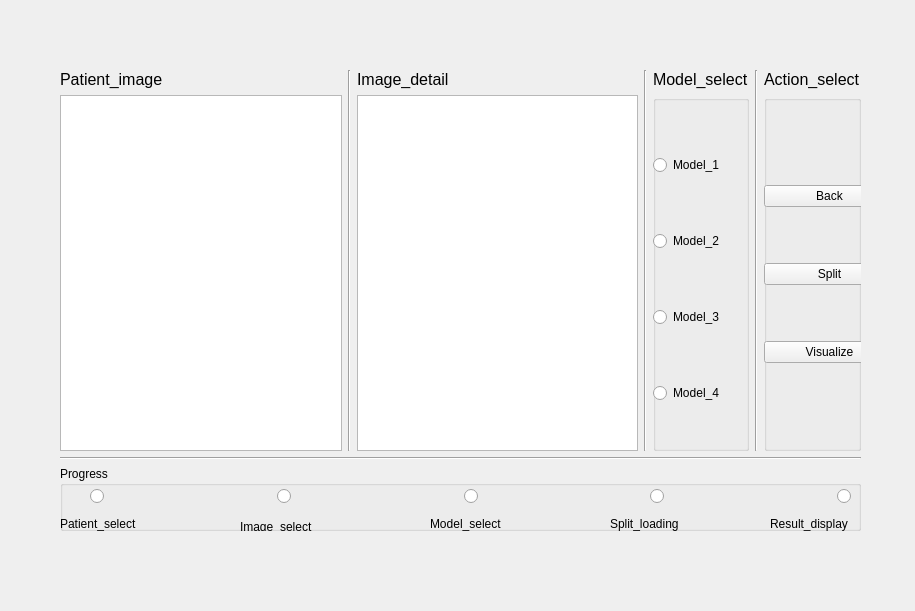
<?xml version="1.0" encoding="UTF-8"?>
<ui version="4.0">
 <class>Form</class>
 <widget class="QWidget" name="Form">
  <property name="geometry">
   <rect>
    <x>0</x>
    <y>0</y>
    <width>915</width>
    <height>611</height>
   </rect>
  </property>
  <property name="windowTitle">
   <string>Form</string>
  </property>
  <widget class="QWidget" name="">
   <property name="geometry">
    <rect>
     <x>40</x>
     <y>50</y>
     <width>841</width>
     <height>501</height>
    </rect>
   </property>
   <layout class="QVBoxLayout" name="verticalLayout_6" stretch="6,1">
    <property name="leftMargin">
     <number>20</number>
    </property>
    <property name="topMargin">
     <number>20</number>
    </property>
    <property name="rightMargin">
     <number>20</number>
    </property>
    <property name="bottomMargin">
     <number>20</number>
    </property>
    <item>
     <layout class="QVBoxLayout" name="verticalLayout_5">
      <item>
       <layout class="QHBoxLayout" name="horizontalLayout">
        <item>
         <layout class="QVBoxLayout" name="verticalLayout">
          <item>
           <widget class="QLabel" name="label">
            <property name="text">
             <string>&lt;html&gt;&lt;head/&gt;&lt;body&gt;&lt;p&gt;&lt;span style=&quot; font-size:12pt;&quot;&gt;Patient_image&lt;/span&gt;&lt;/p&gt;&lt;/body&gt;&lt;/html&gt;</string>
            </property>
           </widget>
          </item>
          <item>
           <widget class="QListWidget" name="listWidget_1"/>
          </item>
         </layout>
        </item>
        <item>
         <widget class="Line" name="line">
          <property name="orientation">
           <enum>Qt::Vertical</enum>
          </property>
         </widget>
        </item>
        <item>
         <layout class="QVBoxLayout" name="verticalLayout_2">
          <item>
           <widget class="QLabel" name="label_2">
            <property name="text">
             <string>&lt;html&gt;&lt;head/&gt;&lt;body&gt;&lt;p&gt;&lt;span style=&quot; font-size:12pt;&quot;&gt;Image_detail&lt;/span&gt;&lt;/p&gt;&lt;/body&gt;&lt;/html&gt;</string>
            </property>
           </widget>
          </item>
          <item>
           <widget class="QListWidget" name="listWidget_2"/>
          </item>
         </layout>
        </item>
        <item>
         <widget class="Line" name="line_2">
          <property name="orientation">
           <enum>Qt::Vertical</enum>
          </property>
         </widget>
        </item>
        <item>
         <layout class="QVBoxLayout" name="verticalLayout_3" stretch="0,1">
          <item>
           <widget class="QLabel" name="label_3">
            <property name="text">
             <string>&lt;html&gt;&lt;head/&gt;&lt;body&gt;&lt;p&gt;&lt;span style=&quot; font-size:12pt;&quot;&gt;Model_select&lt;/span&gt;&lt;/p&gt;&lt;/body&gt;&lt;/html&gt;</string>
            </property>
           </widget>
          </item>
          <item>
           <widget class="QGroupBox" name="groupBox_3">
            <property name="title">
             <string/>
            </property>
            <widget class="QWidget" name="">
             <property name="geometry">
              <rect>
               <x>0</x>
               <y>10</y>
               <width>117</width>
               <height>351</height>
              </rect>
             </property>
             <layout class="QVBoxLayout" name="verticalLayout_8" stretch="1,1,1,1">
              <item>
               <widget class="QRadioButton" name="model_select_4">
                <property name="text">
                 <string>Model_1</string>
                </property>
               </widget>
              </item>
              <item>
               <widget class="QRadioButton" name="model_select_3">
                <property name="text">
                 <string>Model_2</string>
                </property>
               </widget>
              </item>
              <item>
               <widget class="QRadioButton" name="model_select_2">
                <property name="text">
                 <string>Model_3</string>
                </property>
               </widget>
              </item>
              <item>
               <widget class="QRadioButton" name="model_select_1">
                <property name="text">
                 <string>Model_4</string>
                </property>
               </widget>
              </item>
             </layout>
            </widget>
           </widget>
          </item>
         </layout>
        </item>
        <item>
         <widget class="Line" name="line_3">
          <property name="orientation">
           <enum>Qt::Vertical</enum>
          </property>
         </widget>
        </item>
        <item>
         <layout class="QVBoxLayout" name="verticalLayout_4" stretch="0,1">
          <item>
           <widget class="QLabel" name="label_4">
            <property name="text">
             <string>&lt;html&gt;&lt;head/&gt;&lt;body&gt;&lt;p&gt;&lt;span style=&quot; font-size:12pt;&quot;&gt;Action_select&lt;/span&gt;&lt;/p&gt;&lt;/body&gt;&lt;/html&gt;</string>
            </property>
           </widget>
          </item>
          <item>
           <widget class="QGroupBox" name="groupBox_2">
            <property name="title">
             <string/>
            </property>
            <widget class="QWidget" name="">
             <property name="geometry">
              <rect>
               <x>0</x>
               <y>40</y>
               <width>131</width>
               <height>281</height>
              </rect>
             </property>
             <layout class="QVBoxLayout" name="verticalLayout_7">
              <item>
               <widget class="QPushButton" name="back">
                <property name="text">
                 <string>Back</string>
                </property>
               </widget>
              </item>
              <item>
               <widget class="QPushButton" name="split">
                <property name="text">
                 <string>Split</string>
                </property>
               </widget>
              </item>
              <item>
               <widget class="QPushButton" name="visualize">
                <property name="text">
                 <string>Visualize</string>
                </property>
               </widget>
              </item>
             </layout>
            </widget>
           </widget>
          </item>
         </layout>
        </item>
       </layout>
      </item>
      <item>
       <widget class="Line" name="line_4">
        <property name="orientation">
         <enum>Qt::Horizontal</enum>
        </property>
       </widget>
      </item>
     </layout>
    </item>
    <item>
     <widget class="QGroupBox" name="groupBox">
      <property name="title">
       <string>Progress</string>
      </property>
      <widget class="QLabel" name="label_5">
       <property name="geometry">
        <rect>
         <x>710</x>
         <y>50</y>
         <width>111</width>
         <height>16</height>
        </rect>
       </property>
       <property name="text">
        <string>Result_display</string>
       </property>
      </widget>
      <widget class="QLabel" name="label_8">
       <property name="geometry">
        <rect>
         <x>550</x>
         <y>50</y>
         <width>121</width>
         <height>16</height>
        </rect>
       </property>
       <property name="text">
        <string>Split_loading</string>
       </property>
      </widget>
      <widget class="QLabel" name="label_9">
       <property name="geometry">
        <rect>
         <x>370</x>
         <y>50</y>
         <width>101</width>
         <height>16</height>
        </rect>
       </property>
       <property name="text">
        <string>Model_select</string>
       </property>
      </widget>
      <widget class="QLabel" name="label_6">
       <property name="geometry">
        <rect>
         <x>180</x>
         <y>50</y>
         <width>101</width>
         <height>21</height>
        </rect>
       </property>
       <property name="text">
        <string>Image_select</string>
       </property>
      </widget>
      <widget class="QLabel" name="label_7">
       <property name="geometry">
        <rect>
         <x>0</x>
         <y>50</y>
         <width>121</width>
         <height>16</height>
        </rect>
       </property>
       <property name="text">
        <string>Patient_select</string>
       </property>
      </widget>
      <widget class="QWidget" name="">
       <property name="geometry">
        <rect>
         <x>30</x>
         <y>10</y>
         <width>761</width>
         <height>41</height>
        </rect>
       </property>
       <layout class="QHBoxLayout" name="horizontalLayout_2" stretch="1,1,1,1,0">
        <item>
         <widget class="QRadioButton" name="progress_1">
          <property name="text">
           <string/>
          </property>
          <property name="autoExclusive">
           <bool>false</bool>
          </property>
         </widget>
        </item>
        <item>
         <widget class="QRadioButton" name="progress_2">
          <property name="text">
           <string/>
          </property>
          <property name="autoExclusive">
           <bool>false</bool>
          </property>
         </widget>
        </item>
        <item>
         <widget class="QRadioButton" name="progress_3">
          <property name="text">
           <string/>
          </property>
          <property name="autoExclusive">
           <bool>false</bool>
          </property>
         </widget>
        </item>
        <item>
         <widget class="QRadioButton" name="progress_4">
          <property name="text">
           <string/>
          </property>
          <property name="autoExclusive">
           <bool>false</bool>
          </property>
         </widget>
        </item>
        <item>
         <widget class="QRadioButton" name="progress_5">
          <property name="text">
           <string/>
          </property>
          <property name="autoExclusive">
           <bool>false</bool>
          </property>
         </widget>
        </item>
       </layout>
      </widget>
     </widget>
    </item>
   </layout>
  </widget>
 </widget>
 <resources/>
 <connections/>
</ui>
